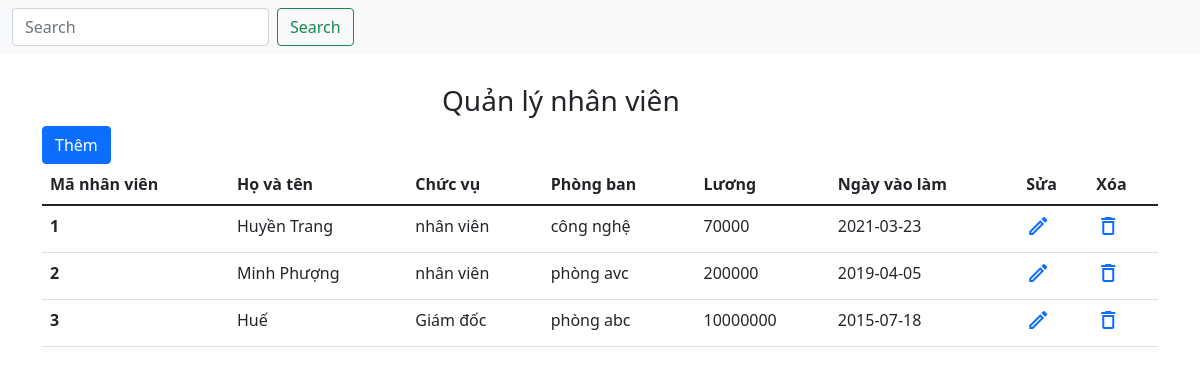
The page / on the database its author committed.
### tables this page shows
CREATE TABLE `db_nhanvien` (
  `maNV` int(10) UNSIGNED NOT NULL,
  `hovaten` varchar(20) NOT NULL,
  `chucvu` varchar(20) NOT NULL,
  `phongban` varchar(20) NOT NULL,
  `luong` float DEFAULT NULL,
  `ngayvaolam` date DEFAULT NULL
);

### index.php (the view, shortened to what this page needs)
<!DOCTYPE html>
<html lang="en">
<head>
    <link href="https://cdn.jsdelivr.net/npm/bootstrap@5.1.3/dist/css/bootstrap.min.css" rel="stylesheet">
</head>
<body>
    <div class="header">
      <nav class="navbar navbar-light bg-light">
       <div class="container-fluid">
          <form class="d-flex">
            <input class="form-control me-2" type="search" placeholder="Search" aria-label="Search">
           <button class="btn btn-outline-success" type="submit">Search</button>
          </form>
        </div>
       </nav>
    </div>
    <div class="container">
        <h3 style=" margin-left:400px ; margin-top:30px">Quản lý nhân viên </h3>
        <button type="button" class="btn btn-primary"><a href="add.php " style="display: block; color: white;text-decoration:none">Thêm</a></button>
        <table class="table">
  <thead>
    <tr>
      <th scope="col">Mã nhân viên</th>
      <th scope="col">Họ và tên </th>
      <th scope="col">Chức vụ</th>
      <th scope="col">Phòng ban</th>
      <th scope="col">Lương</th>
      <th scope="col">Ngày vào làm</th>
      <th scope="col">Sửa</th>
      <th scope="col">Xóa</th>
    </tr>
  </thead>
  <tbody>
      <?php
            $conn = mysqli_connect('localhost','root','','1951060885_employee');
               $sql = "SELECT * FROM db_nhanvien";
               $result = mysqli_query($conn,$sql);
                if(mysqli_num_rows($result) > 0){
                    while($row = mysqli_fetch_assoc($result)){
            ?>
                        <tr>
                          <th scope="row"><?php echo $row['maNV']  ;      ?></th>
                           <td><?php echo $row['hovaten']  ;      ?></td>
                          <td><?php echo $row['chucvu']  ;      ?></td>
                          <td><?php echo $row['phongban']  ;      ?></td>
                          <td><?php echo $row['luong']  ;      ?></td>
                          <td><?php echo $row['ngayvaolam']  ;      ?></td>
                          <td><a href="update.php?id=<?php echo $row['maNV'] ?>"><span class="material-icons-outlined">edit</span></a>
                          </td>
                          <td><a href="delete.php?id=<?php echo $row['maNV'] ?>"><span class="material-icons-outlined">delete</span></a>
                         </td>
                           </tr>
        <?php
                    }
                }
       ?>
  </tbody>
    </table>
    </div>
</body>
</html>

### rows shown on the page
db_nhanvien: maNV "1", hovaten "Huyền Trang", chucvu "nhân viên", phongban "công nghệ", luong "70000", ngayvaolam "2021-03-23"
db_nhanvien: maNV "2", hovaten "Minh Phượng", chucvu "nhân viên", phongban "phòng avc", luong "200000", ngayvaolam "2019-04-05"
db_nhanvien: maNV "3", hovaten "Huế", chucvu "Giám đốc", phongban "phòng abc", luong "10000000", ngayvaolam "2015-07-18"
